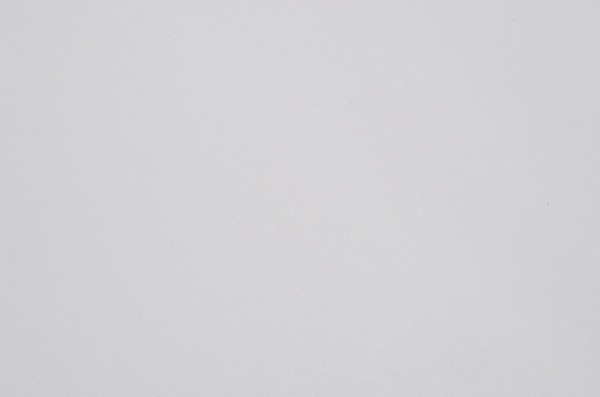
#> input picture src/lectures/06_segmentation/data/homework/nail_empty.jpg, 600 x 397 px
$ jupyter execute --allow-errors segmentation_assignment.ipynb
#> lines starting #> are read from the running program, lines starting #| are printed output that depends on the picture
# Segmentation - nails, its position and length

We have a simple production line (check image bellow), which produces *nails* and we want to design automatic control algorithm for checking position and length of nail. We haven't choose camera for the following project yet, but we are sure that following parameters will be provided later:

1. L - distance of object (plane) from camera
1. resolution
1. angle of view

Our task is to design algorithm, which takes image from camera, performs some calculation and returns following information about image:

1. is there a nail? (boolean, True or False)
1. approximate start of a nail (tuple of floats)
1. approximate end of a nail (tuple of floats)
1. approximate length of a nail (float)

Both start and end coordinates (points 2 and 3) are measured from **left upper** corner of image. Of course, if there is no nail in the image points 2,3 and 4 can return for example None or 0 or some other nonsense value.

Of course, it is homework, so we live in a nearly perfect world. So some additional notes:

1. Images are ideal, there are images with only one nail, or none nail
1. Background is white and with little noise

[cell 1]
import cv2
import matplotlib.pyplot as plt
import numpy as np
import os

[cell 2]
PATH = os.path.join("data", "homework")
"""
str,
folder, where are all images for homework
"""
LENGTH = 0.8
"""
float,
length (letter 'L' in diagram above), this number represents
length between plane and camera lens.
"""
RESOLUTION = (600, 397)
"""
tuple of int,
resolution of camera('w x h' in diagram above)
"""
ALPHA = 15
"""
int,
angle of camera (letter alpha in diagram above)
"""

[cell 3]
empty = cv2.imread(os.path.join(PATH, "nail_empty.jpg"))
#> empty is the input picture: shape (397, 600, 3); mean B, G, R 212.6, 210.5, 210.7
empty_color = cv2.cvtColor(empty, cv2.COLOR_BGR2RGB)

error = cv2.imread(os.path.join(PATH, "nail_error.jpg"))
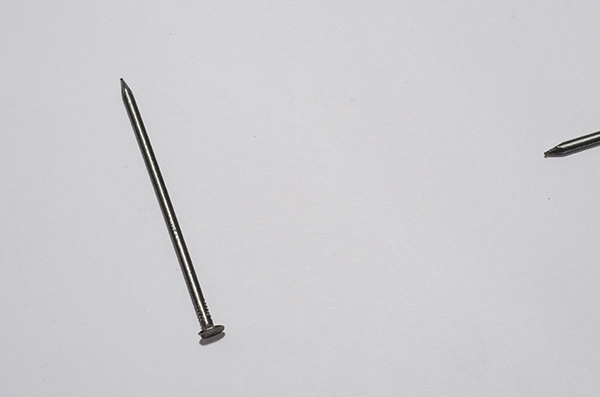
#> input picture src/lectures/06_segmentation/data/homework/nail_error.jpg, 600 x 397 px
#> error is the input picture: shape (397, 600, 3); mean B, G, R 207.4, 205.2, 205.6
error_color = cv2.cvtColor(error, cv2.COLOR_BGR2RGB)
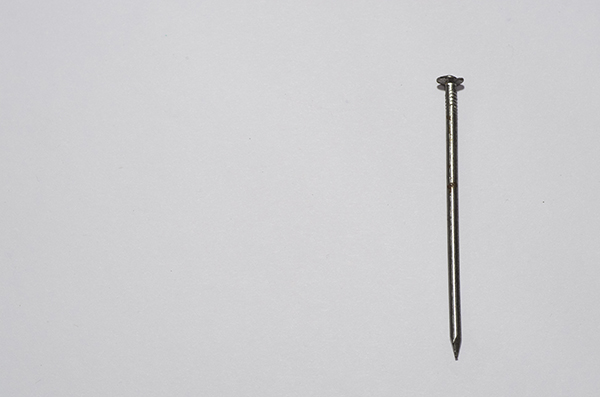
#> input picture src/lectures/06_segmentation/data/homework/nail_01.jpg, 600 x 397 px
#> further down, im is the input picture: shape (397, 600, 3); mean B, G, R 208.3, 206.2, 206.3

nails = []
#> (the rest of this cell did not finish here and is left out)
